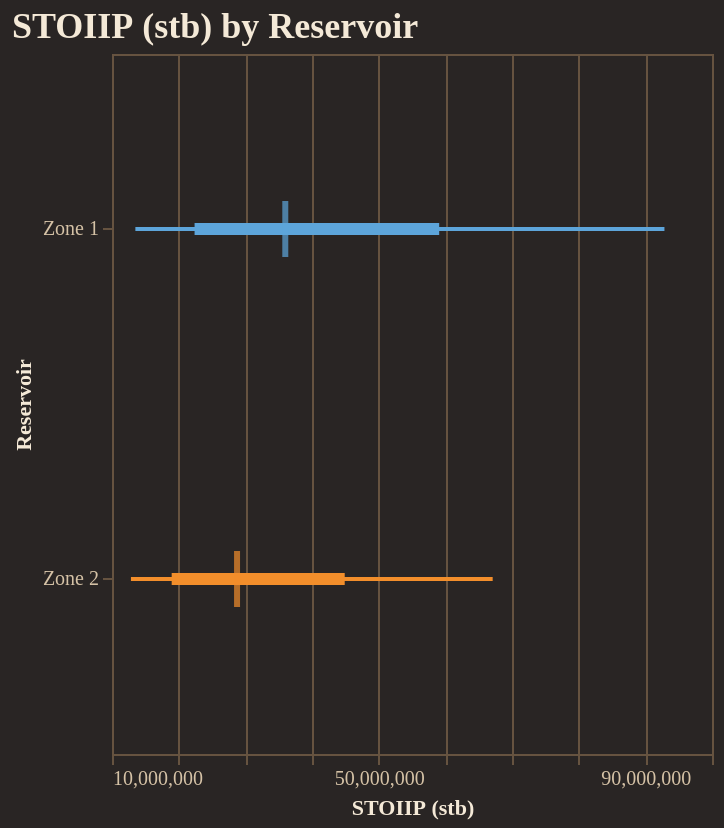

The code cell stored with this chart in its notebook:
### Code cell
fig = reporter.plotter.forest_plot(
    "STOIIP (stb)", 
    backend=PLOTTING_BACKEND
)
fig.show()

### Figure 1 — Vega-Lite specification as saved in the notebook (floating-point values rounded to 4 significant figures)
{"config": {"background": "#292524", "view": {"fill": "#292524", "stroke": "#665340"}, "title": {"color": "#f4e9d7", "font": "Merriweather", "fontSize": 18, "fontWeight": 600, "subtitleColor": "#d5c2a6", "anchor": "start"}, "axis": {"domainColor": "#665340", "gridColor": "#665340", "tickColor": "#665340", "labelColor": "#d5c2a6", "titleColor": "#f4e9d7", "labelFont": "Merriweather", "titleFont": "Merriweather"}, "legend": {"titleColor": "#f4e9d7", "labelColor": "#d5c2a6", "labelFont": "Merriweather", "titleFont": "Merriweather", "orient": "top-right", "symbolType": "circle"}, "header": {"labelColor": "#d5c2a6", "titleColor": "#f4e9d7", "labelFont": "Merriweather", "titleFont": "Merriweather"}, "mark": {"color": "#c78d3b"}, "line": {"color": "#c78d3b"}, "bar": {"color": "#c78d3b"}, "point": {"color": "#ddb06d"}, "area": {"color": "#c78d3b", "opacity": 0.35}, "text": {"color": "#f4e9d7", "font": "Merriweather"}, "range": {"category": ["#5DA5DA", "#F28E2B", "#59C36A", "#E15759", "#B07AA1", "#4ECDC4", "#FF9DA7", "#EDC948"]}}, "layer": [{"mark": {"type": "rule", "strokeWidth": 2}, "encoding": {"color": {"field": "group", "legend": null, "type": "nominal"}, "x": {"field": "p10", "scale": {"zero": false}, "title": "STOIIP (stb)", "type": "quantitative"}, "x2": {"field": "p90"}, "y": {"field": "group", "sort": ["Zone 1", "Zone 2"], "title": "Reservoir", "type": "nominal"}}}, {"mark": {"type": "rule", "strokeWidth": 6}, "encoding": {"color": {"field": "group", "legend": null, "type": "nominal"}, "x": {"field": "p25", "scale": {"zero": false}, "title": "STOIIP (stb)", "type": "quantitative"}, "x2": {"field": "p75"}, "y": {"field": "group", "sort": ["Zone 1", "Zone 2"], "title": "Reservoir", "type": "nominal"}}}, {"mark": {"type": "tick", "color": "black", "size": 28, "thickness": 3}, "encoding": {"color": {"field": "group", "legend": null, "type": "nominal"}, "tooltip": [{"field": "group", "title": "Group", "type": "nominal"}, {"field": "p10", "title": "P10", "type": "quantitative"}, {"field": "p25", "title": "P25", "type": "quantitative"}, {"field": "median", "title": "Median", "type": "quantitative"}, {"field": "p75", "title": "P75", "type": "quantitative"}, {"field": "p90", "title": "P90", "type": "quantitative"}], "x": {"field": "median", "scale": {"zero": false}, "title": "STOIIP (stb)", "type": "quantitative"}, "y": {"field": "group", "sort": ["Zone 1", "Zone 2"], "title": "Reservoir", "type": "nominal"}}}], "data": {"name": "data-1c7bb5a81f493fddf9bf36ddef922aaf"}, "height": 350, "title": "STOIIP (stb) by Reservoir", "width": "container", "$schema": "https://vega.github.io/schema/vega-lite/v5.20.1.json", "datasets": {"data-1c7bb5a81f493fddf9bf36ddef922aaf": [{"group": "Zone 1", "p10": 13510000.0, "p25": 22390000.0, "median": 35990000.0, "p75": 59080000.0, "p90": 92870000.0}, {"group": "Zone 2", "p10": 12840000.0, "p25": 18950000.0, "median": 28760000.0, "p75": 44910000.0, "p90": 67100000.0}]}}
